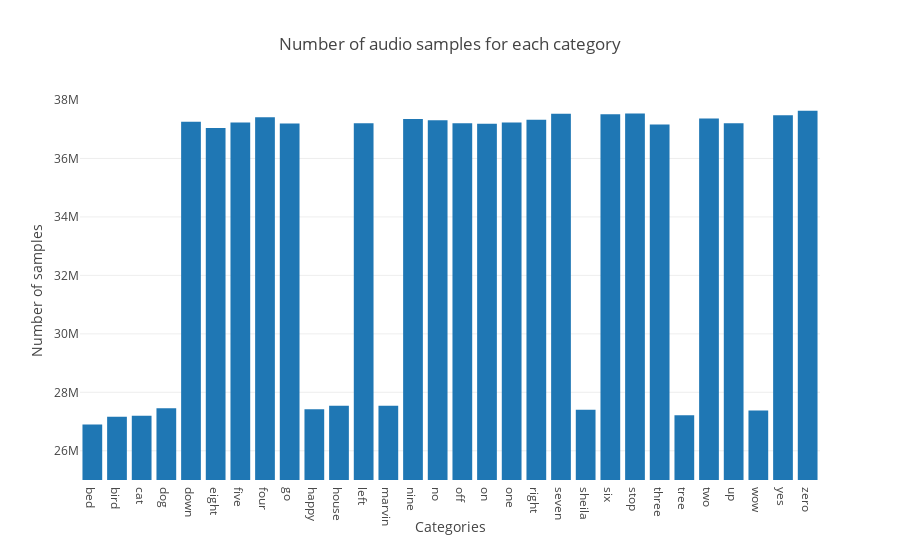

The code cell stored with this chart in its notebook:
### Code cell
py.iplot(dict(data=[go.Bar(x=all_categories, y=samples_per_category)], 
              layout=go.Layout(title='Number of audio samples for each category',
                               xaxis=dict(title='Categories'),
                               yaxis=dict(title='Number of samples', range=[25000000, 38000000]))))

### Figure 1 — Plotly figure (JSON) as saved in the notebook; plotly's stock layout.template omitted (floating-point values rounded to 4 significant figures)
{"data": [{"type": "bar", "x": ["bed", "bird", "cat", "dog", "down", "eight", "five", "four", "go", "happy", "house", "left", "marvin", "nine", "no", "off", "on", "one", "right", "seven", "sheila", "six", "stop", "three", "tree", "two", "up", "wow", "yes", "zero"], "y": [26900872, 27166569, 27200350, 27452612, 37253938, 37039643, 37232829, 37410587, 37195890, 27422915, 27541254, 37201274, 27539223, 37351071, 37308817, 37201365, 37184190, 37227688, 37324944, 37530207, 27406211, 37514465, 37534076, 37159726, 27211598, 37363179, 37202801, 27379840, 37475842, 37636498]}], "layout": {"title": "Number of audio samples for each category", "xaxis": {"title": "Categories"}, "yaxis": {"range": [25000000, 38000000], "title": "Number of samples"}}}
